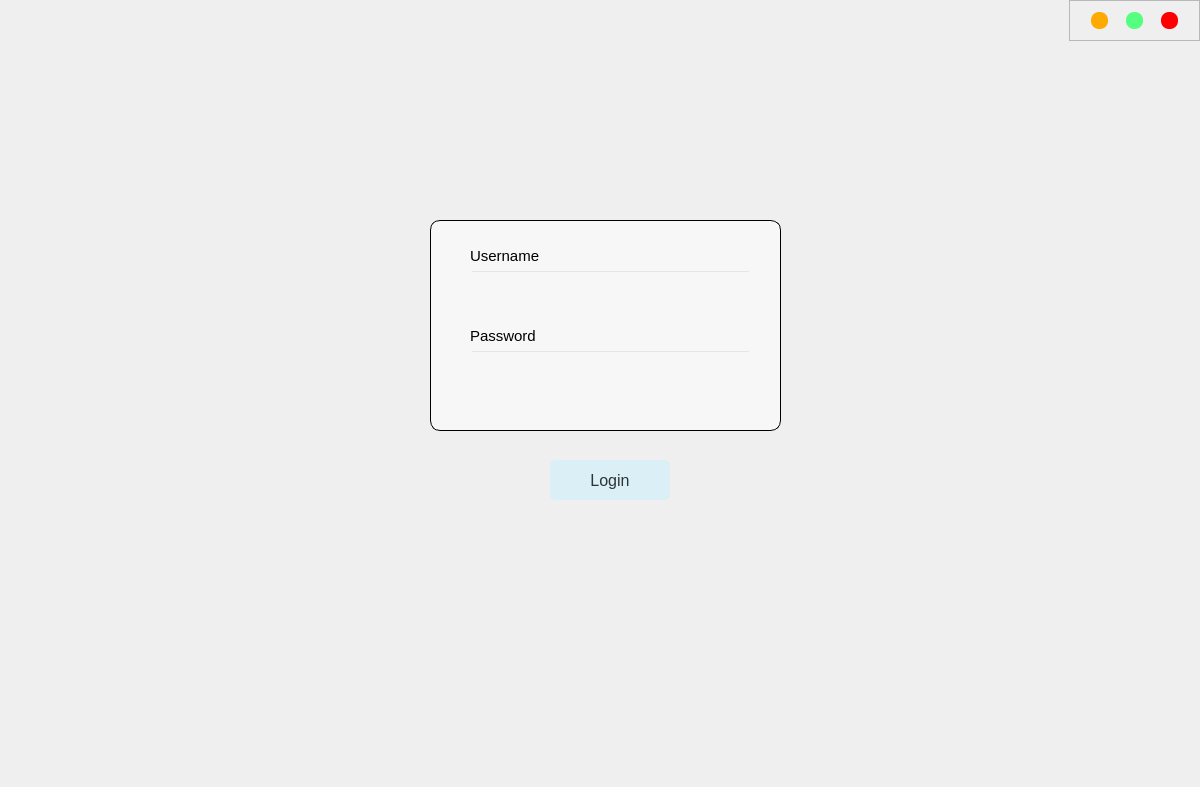
<?xml version="1.0" encoding="UTF-8"?>
<ui version="4.0">
 <class>Dialog</class>
 <widget class="QDialog" name="Dialog">
  <property name="geometry">
   <rect>
    <x>0</x>
    <y>0</y>
    <width>1200</width>
    <height>787</height>
   </rect>
  </property>
  <property name="windowTitle">
   <string>Dialog</string>
  </property>
  <property name="styleSheet">
   <string notr="true">QDialog#Dialog{border-image:url(&quot;back1.png&quot;);
border-radius:15px;}</string>
  </property>
  <widget class="QFrame" name="frame">
   <property name="geometry">
    <rect>
     <x>0</x>
     <y>0</y>
     <width>1201</width>
     <height>801</height>
    </rect>
   </property>
   <property name="autoFillBackground">
    <bool>false</bool>
   </property>
   <property name="styleSheet">
    <string notr="true">QWidget#widget{
border-image:url(&quot;back1.png&quot;);
border-radius:15px;
}</string>
   </property>
   <widget class="QPushButton" name="pushButton_4">
    <property name="geometry">
     <rect>
      <x>550</x>
      <y>460</y>
      <width>120</width>
      <height>40</height>
     </rect>
    </property>
    <property name="font">
     <font>
      <pointsize>12</pointsize>
      <bold>false</bold>
     </font>
    </property>
    <property name="styleSheet">
     <string notr="true">QPushButton#pushButton_4{
background-color:rgb(219,240,246);
color:rgba(0,0,0,200);
border-radius:5px;
}
QPushButton#pushButton_4:pressed{
padding-left:5px;
padding-top:5px;
background-color:rgba(50,50,50,100);
background-position:calc(100% -5px)center;
}
QPushButton#pushButton_4:hover{
background-color:rgba(255,254,247,200);
}
</string>
    </property>
    <property name="text">
     <string>Login</string>
    </property>
   </widget>
   <widget class="QWidget" name="widget_2" native="true">
    <property name="geometry">
     <rect>
      <x>430</x>
      <y>220</y>
      <width>351</width>
      <height>211</height>
     </rect>
    </property>
    <property name="font">
     <font>
      <pointsize>12</pointsize>
     </font>
    </property>
    <property name="styleSheet">
     <string notr="true">QWidget#widget_2{
background-color: rgba(255, 255, 255,125);
border-radius:10px;
border:solid black;
border-width:1px;
}</string>
    </property>
    <widget class="QLabel" name="label_3">
     <property name="geometry">
      <rect>
       <x>40</x>
       <y>20</y>
       <width>171</width>
       <height>31</height>
      </rect>
     </property>
     <property name="font">
      <font>
       <pointsize>11</pointsize>
      </font>
     </property>
     <property name="text">
      <string>Username</string>
     </property>
    </widget>
    <widget class="QLineEdit" name="lineEdit">
     <property name="geometry">
      <rect>
       <x>40</x>
       <y>50</y>
       <width>281</width>
       <height>41</height>
      </rect>
     </property>
     <property name="font">
      <font>
       <pointsize>12</pointsize>
       <italic>false</italic>
       <bold>false</bold>
      </font>
     </property>
     <property name="styleSheet">
      <string notr="true">background-color:rgba(0,0,0,0);
font: 12pt &quot;Arial Rounded MT Bold&quot;;</string>
     </property>
    </widget>
    <widget class="QLabel" name="label_4">
     <property name="geometry">
      <rect>
       <x>40</x>
       <y>100</y>
       <width>191</width>
       <height>31</height>
      </rect>
     </property>
     <property name="font">
      <font>
       <pointsize>11</pointsize>
      </font>
     </property>
     <property name="text">
      <string>Password</string>
     </property>
    </widget>
    <widget class="QLineEdit" name="lineEdit_2">
     <property name="geometry">
      <rect>
       <x>40</x>
       <y>130</y>
       <width>281</width>
       <height>41</height>
      </rect>
     </property>
     <property name="styleSheet">
      <string notr="true">background-color:rgba(0,0,0,0);
font: 12pt &quot;Arial Rounded MT Bold&quot;;</string>
     </property>
     <property name="echoMode">
      <enum>QLineEdit::Password</enum>
     </property>
    </widget>
    <widget class="QLabel" name="error">
     <property name="geometry">
      <rect>
       <x>40</x>
       <y>172</y>
       <width>281</width>
       <height>31</height>
      </rect>
     </property>
     <property name="font">
      <font>
       <pointsize>11</pointsize>
       <italic>false</italic>
       <bold>false</bold>
      </font>
     </property>
     <property name="styleSheet">
      <string notr="true">color:red;</string>
     </property>
     <property name="text">
      <string/>
     </property>
    </widget>
   </widget>
  </widget>
  <widget class="QFrame" name="frame_buttons">
   <property name="geometry">
    <rect>
     <x>1069</x>
     <y>0</y>
     <width>131</width>
     <height>41</height>
    </rect>
   </property>
   <property name="frameShape">
    <enum>QFrame::StyledPanel</enum>
   </property>
   <property name="frameShadow">
    <enum>QFrame::Raised</enum>
   </property>
   <layout class="QHBoxLayout" name="horizontalLayout_6">
    <item>
     <widget class="QPushButton" name="min_6">
      <property name="minimumSize">
       <size>
        <width>16</width>
        <height>16</height>
       </size>
      </property>
      <property name="maximumSize">
       <size>
        <width>17</width>
        <height>17</height>
       </size>
      </property>
      <property name="styleSheet">
       <string notr="true">QPushButton{
border:none;
border-radius:8px;
background-color:rgb(255,170,0);
}
QPushButton:hover{
background-color:rgba(255,170,0,150)
}</string>
      </property>
      <property name="text">
       <string/>
      </property>
     </widget>
    </item>
    <item>
     <widget class="QPushButton" name="max_6">
      <property name="minimumSize">
       <size>
        <width>16</width>
        <height>16</height>
       </size>
      </property>
      <property name="maximumSize">
       <size>
        <width>17</width>
        <height>17</height>
       </size>
      </property>
      <property name="styleSheet">
       <string notr="true">QPushButton{
border:none;
border-radius:8px;
background-color:rgb(85,255,127);
}
QPushButton:hover{
background-color:rgba(85,255,127,150)
}</string>
      </property>
      <property name="text">
       <string/>
      </property>
     </widget>
    </item>
    <item>
     <widget class="QPushButton" name="close_6">
      <property name="minimumSize">
       <size>
        <width>16</width>
        <height>16</height>
       </size>
      </property>
      <property name="maximumSize">
       <size>
        <width>17</width>
        <height>17</height>
       </size>
      </property>
      <property name="styleSheet">
       <string notr="true">QPushButton{
border:none;
border-radius:8px;
background-color:rgb(255,0,0);
}
QPushButton:hover{
background-color:rgba(255,0,0,150)
}</string>
      </property>
      <property name="text">
       <string/>
      </property>
     </widget>
    </item>
   </layout>
  </widget>
 </widget>
 <resources/>
 <connections/>
</ui>
